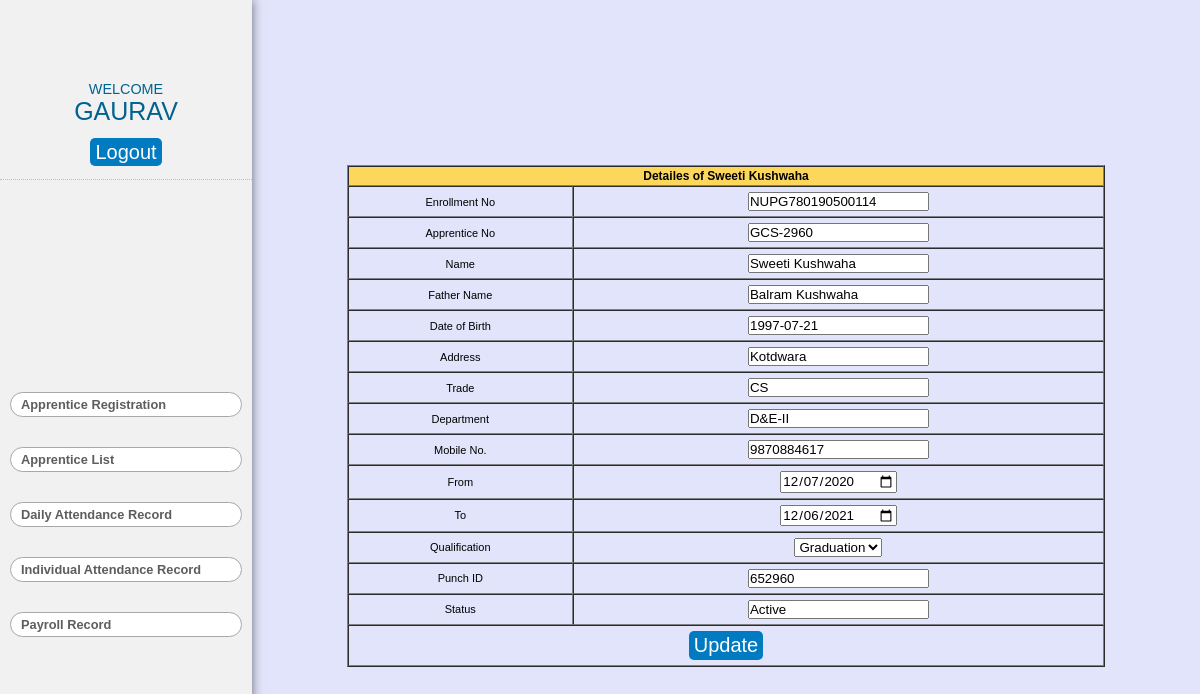
The app's page /update-details.php?apprentice_no=GCS-2960 (signed in) with its own data.
### tables this page shows
CREATE TABLE `apprentice` (
  `sn` int(11) NOT NULL,
  `enrollment_no` varchar(255) NOT NULL,
  `apprentice_no` varchar(255) NOT NULL,
  `name` varchar(255) NOT NULL,
  `father_name` varchar(255) NOT NULL,
  `dob` date NOT NULL,
  `address` varchar(255) NOT NULL,
  `trade` varchar(255) NOT NULL,
  `department` varchar(255) NOT NULL,
  `mobile` varchar(255) NOT NULL,
  `from` date NOT NULL,
  `to` date NOT NULL,
  `qualification` varchar(100) NOT NULL,
  `punch_id` varchar(100) NOT NULL,
  `status` varchar(255) NOT NULL DEFAULT 'Active'
);

### update-details.php (the view, shortened to what this page needs)
<!DOCTYPE html>
<html lang="en">
<head>
</head>
<body>
    <section class="content">
        <div class="main">
            <?php include_once "side-1.php"; ?>
            <div class="side-2" style="overflow-y:scroll">
                <div class="app-reg ">
                    <div class="input-table">
                        <?php include "db.php";
                        $apprentice_no = $_GET['apprentice_no'];
                        $sql = "SELECT * from apprentice WHERE apprentice_no = '$apprentice_no'";
                        $result = mysqli_query($conn, $sql) or die("Query failed");
                        if (mysqli_num_rows($result) > 0) {
                            while ($row = mysqli_fetch_assoc($result)) {
                        ?>
                                <table width="100%" border="1" cellpadding="1" cellspacing="0" style="text-align:center; ">
                                    <thead>
                                        <tr>
                                            <th colspan="2">Detailes of <?php echo $row['name']; ?> </th>
                                        </tr>
                                    </thead>
                                    <form action="update-detailes-save.php" method="POST">
                                        <tbody>
                                            <tr>
                                                <td>Enrollment No</td>
                                                <td><input type="text" name="enrollment_no" value="<?php echo $row['enrollment_no']; ?>"></td>
                                            </tr>
                                            <tr>
                                                <td>Apprentice No</td>
                                                <td><input type="text" name="apprentice_no" value="<?php echo $row['apprentice_no']; ?>"></td>
                                            </tr>
                                            <tr>
                                                <td>Name</td>
                                                <td><input type="text" name="name" value="<?php echo $row['name']; ?>"></td>
                                            </tr>
                                            <tr>
                                                <td>Father Name</td>
                                                <td><input type="text" name="father_name" value="<?php echo $row['father_name']; ?>"></td>
                                            </tr>
                                            <tr>
                                                <td>Date of Birth</td>
                                                <td><input type="text" name="dob" value="<?php echo $row['dob']; ?>"></td>
                                            </tr>
                                            <tr>
                                                <td>Address</td>
                                                <td><input type="text" name="address" value="<?php echo $row['address']; ?>"></td>
                                            </tr>
                                            <tr>
                                                <td>Trade</td>
                                                <td><input type="text" name="trade" value="<?php echo $row['trade']; ?>"></td>
                                            </tr>
                                            <tr>
                                                <td>Department</td>
                                                <td><input type="text" name="department" value="<?php echo $row['department']; ?>"></td>
                                            </tr>
                                            <tr>
                                                <td>Mobile No.</td>
                                                <td><input type="text" name="mobile" value="<?php echo $row['mobile']; ?>"></td>
                                            </tr>
                                            <tr>
                                                <td>From</td>
                                                <td><input type="date" name="from" value="<?php echo $row['from']; ?>"></td>
                                            </tr>
                                            <tr>
                                                <td>To</td>
                                                <td><input type="date" name="to" value="<?php echo $row['to']; ?>"></td>
                                            </tr>
                                            <tr>
                                                <td>Qualification</td>
                                                <td><select name="qualification" id="qualification">
                                                        <option value="Graduation">Graduation</option>
                                                    </select></td>
                                            </tr>
                                            <tr>
                                                <td>Punch ID </td>
                                                <td><input type="text" name="punch_id" value="<?php echo $row['punch_id']; ?>"></td>
                                            </tr>
                                            <tr>
                                                <td>Status </td>
                                                <td><input type="text" name="status" value="<?php echo $row['status']; ?>"></td>
                                            </tr>
                                            <tr>
                                                <td colspan="2">
                                                    <input type="submit" name="update" value="Update" class="btn">
                                                </td>
                                            </tr>
                                        </tbody>
                                    </form>
                                </table>
                        <?php
                            }
                        }
                        ?>
                    </div>
                </div>
            </div>
        </div>
    </section>
</body>
</html>

### styles.css (style rules this page uses)
* { box-sizing: border-box; margin: 0; padding: 0; scroll-behavior: smooth; font-family: "Poppins", sans-serif; }
body { width: 100vw; height: 100vh; }
section { height: 100vh; max-width: 100%; padding: 20px; }
.btn { background-color: rgb(0, 183, 255); color: white; font-size: 20px; border-radius: 5px; transition: 0.5s ease-in-out; padding: 10px 10px; border: none; outline: none; }
.content { padding: 0; }
.main { height: 100%; display: flex; width: 100vw; }
.btn { background-color: rgb(0, 122, 192); padding: 3px 5px; outline: none; border: none; color: #fff; border-radius: 5px; cursor: pointer; }
.side-2 { width: 79%; height: 100vh; overflow-y: scroll; background-color: rgba(193, 200, 244, 0.484); }
.app-reg { padding-top: 30px; width: 100%; height: 100%; display: flex; flex-direction: column; justify-content: center; align-items: center; }
.input-table { height: 80%; margin: auto; width: 80%; display: flex; justify-content: center; align-items: center; }
thead { background-color: rgb(252, 215, 92); font-size: 12px; }
th { padding: 2px; }
tr { height: 20px; }
td { font-size: 11px; padding: 5px 5px; }

### records on screen
apprentice: name "Sweeti Kushwaha", enrollment_no "NUPG780190500114", apprentice_no "GCS-2960", father_name "Balram Kushwaha", dob "1997-07-21", address "Kotdwara", trade "CS", department "D&E-II", mobile "9870884617", from "12/07/2020", to "12/06/2021", punch_id "652960", status "Active"

### other values on screen
$_SESSION['username'] "GAURAV"
